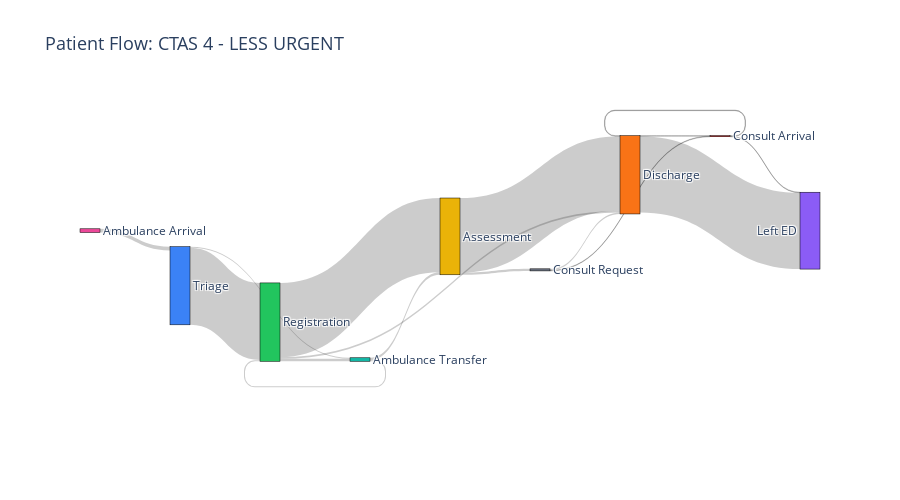

The cell this chart's notebook holds for it:
### Code cell
# CTAS 4 Sankey
fig_ctas4 = create_sankey_diagram(
    dfg_ctas4, 
    title="Patient Flow: CTAS 4 - LESS URGENT",
    min_edge_count=10
)
fig_ctas4.show()

### Figure 1 — Plotly figure (JSON) as saved in the notebook; plotly's stock layout.template omitted (floating-point values rounded to 4 significant figures)
{"data": [{"link": {"customdata": ["Triage → Registration<br>Count: 1,915<br>Median: 5 min", "Registration → Assessment<br>Count: 1,844<br>Median: 28 min", "Assessment → Discharge<br>Count: 1,854<br>Median: 39 min", "Discharge → Left ED<br>Count: 1,895<br>Median: 5 min", "Ambulance Arrival → Triage<br>Count: 93<br>Median: 8 min", "Registration → Ambulance Transfer<br>Count: 63<br>Median: 0 min", "Ambulance Transfer → Assessment<br>Count: 62<br>Median: 42 min", "Registration → Discharge<br>Count: 39<br>Median: 70 min", "Assessment → Consult Request<br>Count: 51<br>Median: 70 min", "Consult Request → Discharge<br>Count: 38<br>Median: 159 min", "Consult Request → Consult Arrival<br>Count: 14<br>Median: 55 min", "Discharge → Consult Arrival<br>Count: 13<br>Median: 7 min", "Consult Arrival → Left ED<br>Count: 13<br>Median: 144 min", "Triage → Ambulance Transfer<br>Count: 25<br>Median: 6 min", "Ambulance Transfer → Registration<br>Count: 25<br>Median: 2 min", "Consult Arrival → Discharge<br>Count: 13<br>Median: 46 min"], "hovertemplate": "%{customdata}<extra></extra>", "source": [0, 1, 2, 3, 5, 1, 6, 1, 2, 7, 7, 3, 8, 0, 6, 8], "target": [1, 2, 3, 4, 0, 6, 2, 3, 7, 3, 8, 8, 4, 6, 1, 3], "value": [1915, 1844, 1854, 1895, 93, 63, 62, 39, 51, 38, 14, 13, 13, 25, 25, 13]}, "node": {"color": ["#3B82F6", "#22C55E", "#EAB308", "#F97316", "#8B5CF6", "#EC4899", "#14B8A6", "#6B7280", "#DC2626"], "label": ["Triage", "Registration", "Assessment", "Discharge", "Left ED", "Ambulance Arrival", "Ambulance Transfer", "Consult Request", "Consult Arrival"], "line": {"color": "black", "width": 0.5}, "pad": 15, "thickness": 20}, "type": "sankey"}], "layout": {"font": {"size": 12}, "height": 500, "title": {"font": {"size": 18}, "text": "Patient Flow: CTAS 4 - LESS URGENT"}}}
